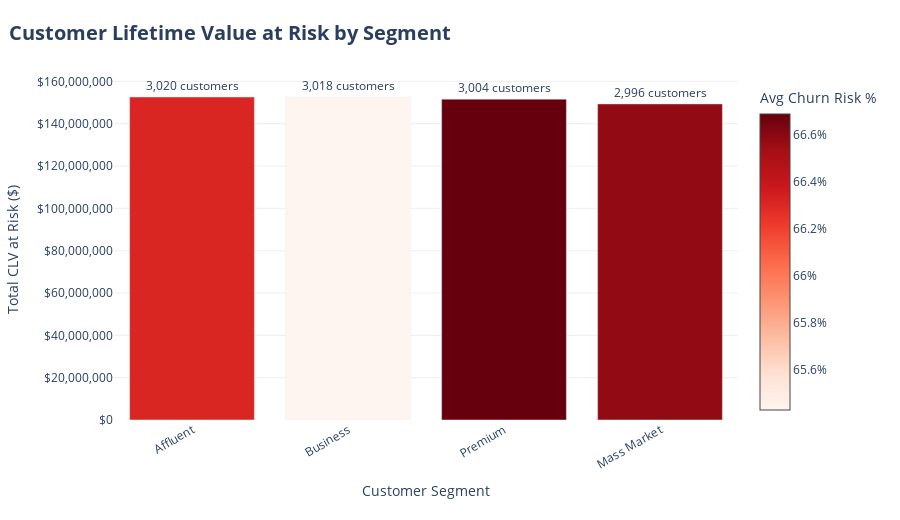

Write notebook code for a chart like this one.
### Markdown cell above
### Churn Drivers Waterfall

### Code cell
churn_drivers_waterfall_query = "SELECT * FROM gold.analytics_churn_analysis ORDER BY at_risk_customers DESC"
churn_drivers_waterfall_df = fetch_data(churn_drivers_waterfall_query)

fig = go.Figure()
fig.add_trace(go.Bar(
    name="CLV at Risk",
    x=churn_drivers_waterfall_df["customer_segment"],
    y=churn_drivers_waterfall_df["total_clv_at_risk"],
    
    # Modern color with slight gradient feel
    marker=dict(
        color=churn_drivers_waterfall_df["avg_churn_risk_pct"],
        colorscale="Reds",
        showscale=True,
        colorbar=dict(
            title="Avg Churn Risk %",
            ticksuffix="%"
        )
    ),
    
    text=churn_drivers_waterfall_df["at_risk_customers"],
    texttemplate="%{text:,} customers",
    textposition="outside",
    
    hovertemplate=
        "<b>%{x}</b><br>" +
        "At-Risk Customers: %{text:,}<br>" +
        "CLV at Risk: <b>$%{y:,.2f}</b><br>" +
        "Avg Churn Risk: %{customdata[0]:.1f}%<extra></extra>",
    
    customdata=churn_drivers_waterfall_df[["avg_churn_risk_pct"]].values
))

fig.update_layout(
    title=dict(
        text="Customer Lifetime Value at Risk by Segment",
        x=0.01,
        font=dict(size=20, weight="bold")
    ),
    
    xaxis=dict(
        title="Customer Segment",
        tickangle=-30,
        showgrid=False
    ),
    
    yaxis=dict(
        title="Total CLV at Risk ($)",
        tickprefix="$",
        tickformat=",",
        showgrid=True,
        gridcolor="rgba(200,200,200,0.3)"
    ),
    
    height=520,
    
    plot_bgcolor="white",
    paper_bgcolor="white",
    
    margin=dict(t=80, l=80, r=40, b=100),
    
    showlegend=False
)

fig.show()

### Figure 1 — Plotly figure (JSON) as saved in the notebook; plotly's stock layout.template omitted (floating-point values rounded to 4 significant figures)
{"data": [{"customdata": [[66.31], [65.43], [66.69], [66.58]], "hovertemplate": "<b>%{x}</b><br>At-Risk Customers: %{text:,}<br>CLV at Risk: <b>$%{y:,.2f}</b><br>Avg Churn Risk: %{customdata[0]:.1f}%<extra></extra>", "marker": {"color": [66.31, 65.43, 66.69, 66.58], "colorbar": {"ticksuffix": "%", "title": {"text": "Avg Churn Risk %"}}, "colorscale": [[0, "rgb(255,245,240)"], [0.125, "rgb(254,224,210)"], [0.25, "rgb(252,187,161)"], [0.375, "rgb(252,146,114)"], [0.5, "rgb(251,106,74)"], [0.625, "rgb(239,59,44)"], [0.75, "rgb(203,24,29)"], [0.875, "rgb(165,15,21)"], [1, "rgb(103,0,13)"]], "showscale": true}, "name": "CLV at Risk", "text": [3020.0, 3018.0, 3004.0, 2996.0], "textposition": "outside", "texttemplate": "%{text:,} customers", "type": "bar", "x": ["Affluent", "Business", "Premium", "Mass Market"], "y": [152600000.0, 152600000.0, 151600000.0, 149400000.0]}], "layout": {"height": 520, "margin": {"b": 100, "l": 80, "r": 40, "t": 80}, "paper_bgcolor": "white", "plot_bgcolor": "white", "showlegend": false, "title": {"font": {"size": 20, "weight": "bold"}, "text": "Customer Lifetime Value at Risk by Segment", "x": 0.01}, "xaxis": {"showgrid": false, "tickangle": -30, "title": {"text": "Customer Segment"}}, "yaxis": {"gridcolor": "rgba(200,200,200,0.3)", "showgrid": true, "tickformat": ",", "tickprefix": "$", "title": {"text": "Total CLV at Risk ($)"}}}}
